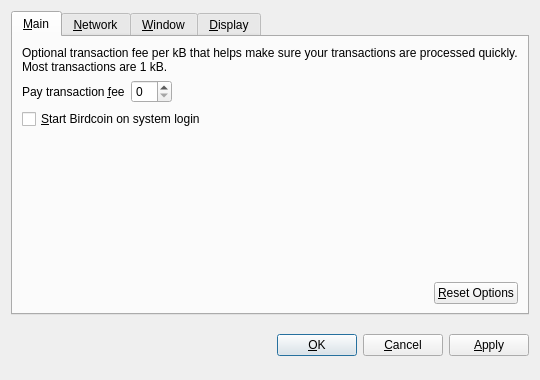
<?xml version="1.0" encoding="UTF-8"?>
<ui version="4.0">
 <class>OptionsDialog</class>
 <widget class="QDialog" name="OptionsDialog">
  <property name="geometry">
   <rect>
    <x>0</x>
    <y>0</y>
    <width>540</width>
    <height>380</height>
   </rect>
  </property>
  <property name="windowTitle">
   <string>Options</string>
  </property>
  <property name="modal">
   <bool>true</bool>
  </property>
  <layout class="QVBoxLayout" name="verticalLayout">
   <item>
    <widget class="QTabWidget" name="tabWidget">
     <property name="tabPosition">
      <enum>QTabWidget::North</enum>
     </property>
     <property name="currentIndex">
      <number>0</number>
     </property>
     <widget class="QWidget" name="tabMain">
      <attribute name="title">
       <string>&amp;Main</string>
      </attribute>
      <layout class="QVBoxLayout" name="verticalLayout_Main">
       <item>
        <widget class="QLabel" name="transactionFeeInfoLabel">
         <property name="text">
          <string>Optional transaction fee per kB that helps make sure your transactions are processed quickly. Most transactions are 1 kB.</string>
         </property>
         <property name="textFormat">
          <enum>Qt::PlainText</enum>
         </property>
         <property name="wordWrap">
          <bool>true</bool>
         </property>
        </widget>
       </item>
       <item>
        <layout class="QHBoxLayout" name="horizontalLayout_1_Main">
         <item>
          <widget class="QLabel" name="transactionFeeLabel">
           <property name="text">
            <string>Pay transaction &amp;fee</string>
           </property>
           <property name="textFormat">
            <enum>Qt::PlainText</enum>
           </property>
           <property name="buddy">
            <cstring>transactionFee</cstring>
           </property>
          </widget>
         </item>
         <item>
          <widget class="BitcoinAmountField" name="transactionFee"/>
         </item>
         <item>
          <spacer name="horizontalSpacer_1_Main">
           <property name="orientation">
            <enum>Qt::Horizontal</enum>
           </property>
           <property name="sizeHint" stdset="0">
            <size>
             <width>40</width>
             <height>20</height>
            </size>
           </property>
          </spacer>
         </item>
        </layout>
       </item>
       <item>
        <widget class="QCheckBox" name="bitcoinAtStartup">
         <property name="toolTip">
          <string>Automatically start Birdcoin after logging in to the system.</string>
         </property>
         <property name="text">
          <string>&amp;Start Birdcoin on system login</string>
         </property>
        </widget>
       </item>
       <item>
        <spacer name="verticalSpacer_Main">
         <property name="orientation">
          <enum>Qt::Vertical</enum>
         </property>
         <property name="sizeHint" stdset="0">
          <size>
           <width>20</width>
           <height>40</height>
          </size>
         </property>
        </spacer>
       </item>
       <item>
        <layout class="QHBoxLayout" name="horizontalLayout_2_Main">
         <item>
          <spacer name="horizontalSpacer_2_Main">
           <property name="orientation">
            <enum>Qt::Horizontal</enum>
           </property>
           <property name="sizeHint" stdset="0">
            <size>
             <width>40</width>
             <height>20</height>
            </size>
           </property>
          </spacer>
         </item>
         <item>
          <widget class="QPushButton" name="resetButton">
           <property name="toolTip">
            <string>Reset all client options to default.</string>
           </property>
           <property name="text">
            <string>&amp;Reset Options</string>
           </property>
           <property name="autoDefault">
            <bool>false</bool>
           </property>
          </widget>
         </item>
        </layout>
       </item>
      </layout>
     </widget>
     <widget class="QWidget" name="tabNetwork">
      <attribute name="title">
       <string>&amp;Network</string>
      </attribute>
      <layout class="QVBoxLayout" name="verticalLayout_Network">
       <item>
        <widget class="QCheckBox" name="mapPortUpnp">
         <property name="toolTip">
          <string>Automatically open the Birdcoin client port on the router. This only works when your router supports UPnP and it is enabled.</string>
         </property>
         <property name="text">
          <string>Map port using &amp;UPnP</string>
         </property>
        </widget>
       </item>
       <item>
        <widget class="QCheckBox" name="connectSocks">
         <property name="toolTip">
          <string>Connect to the Birdcoin network through a SOCKS proxy (e.g. when connecting through Tor).</string>
         </property>
         <property name="text">
          <string>&amp;Connect through SOCKS proxy:</string>
         </property>
        </widget>
       </item>
       <item>
        <layout class="QHBoxLayout" name="horizontalLayout_Network">
         <item>
          <widget class="QLabel" name="proxyIpLabel">
           <property name="text">
            <string>Proxy &amp;IP:</string>
           </property>
           <property name="textFormat">
            <enum>Qt::PlainText</enum>
           </property>
           <property name="buddy">
            <cstring>proxyIp</cstring>
           </property>
          </widget>
         </item>
         <item>
          <widget class="QValidatedLineEdit" name="proxyIp">
           <property name="maximumSize">
            <size>
             <width>140</width>
             <height>16777215</height>
            </size>
           </property>
           <property name="toolTip">
            <string>IP address of the proxy (e.g. 127.0.0.1)</string>
           </property>
          </widget>
         </item>
         <item>
          <widget class="QLabel" name="proxyPortLabel">
           <property name="text">
            <string>&amp;Port:</string>
           </property>
           <property name="textFormat">
            <enum>Qt::PlainText</enum>
           </property>
           <property name="buddy">
            <cstring>proxyPort</cstring>
           </property>
          </widget>
         </item>
         <item>
          <widget class="QLineEdit" name="proxyPort">
           <property name="maximumSize">
            <size>
             <width>55</width>
             <height>16777215</height>
            </size>
           </property>
           <property name="toolTip">
            <string>Port of the proxy (e.g. 9050)</string>
           </property>
          </widget>
         </item>
         <item>
          <widget class="QLabel" name="socksVersionLabel">
           <property name="text">
            <string>SOCKS &amp;Version:</string>
           </property>
           <property name="textFormat">
            <enum>Qt::PlainText</enum>
           </property>
           <property name="buddy">
            <cstring>socksVersion</cstring>
           </property>
          </widget>
         </item>
         <item>
          <widget class="QValueComboBox" name="socksVersion">
           <property name="toolTip">
            <string>SOCKS version of the proxy (e.g. 5)</string>
           </property>
          </widget>
         </item>
         <item>
          <spacer name="horizontalSpacer_Network">
           <property name="orientation">
            <enum>Qt::Horizontal</enum>
           </property>
           <property name="sizeHint" stdset="0">
            <size>
             <width>40</width>
             <height>20</height>
            </size>
           </property>
          </spacer>
         </item>
        </layout>
       </item>
       <item>
        <spacer name="verticalSpacer_Network">
         <property name="orientation">
          <enum>Qt::Vertical</enum>
         </property>
         <property name="sizeHint" stdset="0">
          <size>
           <width>20</width>
           <height>40</height>
          </size>
         </property>
        </spacer>
       </item>
      </layout>
     </widget>
     <widget class="QWidget" name="tabWindow">
      <attribute name="title">
       <string>&amp;Window</string>
      </attribute>
      <layout class="QVBoxLayout" name="verticalLayout_Window">
       <item>
        <widget class="QCheckBox" name="minimizeToTray">
         <property name="toolTip">
          <string>Show only a tray icon after minimizing the window.</string>
         </property>
         <property name="text">
          <string>&amp;Minimize to the tray instead of the taskbar</string>
         </property>
        </widget>
       </item>
       <item>
        <widget class="QCheckBox" name="minimizeOnClose">
         <property name="toolTip">
          <string>Minimize instead of exit the application when the window is closed. When this option is enabled, the application will be closed only after selecting Quit in the menu.</string>
         </property>
         <property name="text">
          <string>M&amp;inimize on close</string>
         </property>
        </widget>
       </item>
       <item>
        <spacer name="verticalSpacer_Window">
         <property name="orientation">
          <enum>Qt::Vertical</enum>
         </property>
         <property name="sizeHint" stdset="0">
          <size>
           <width>20</width>
           <height>40</height>
          </size>
         </property>
        </spacer>
       </item>
      </layout>
     </widget>
     <widget class="QWidget" name="tabDisplay">
      <attribute name="title">
       <string>&amp;Display</string>
      </attribute>
      <layout class="QVBoxLayout" name="verticalLayout_Display">
       <item>
        <layout class="QHBoxLayout" name="horizontalLayout_1_Display">
         <item>
          <widget class="QLabel" name="langLabel">
           <property name="text">
            <string>User Interface &amp;language:</string>
           </property>
           <property name="textFormat">
            <enum>Qt::PlainText</enum>
           </property>
           <property name="buddy">
            <cstring>lang</cstring>
           </property>
          </widget>
         </item>
         <item>
          <widget class="QValueComboBox" name="lang">
           <property name="toolTip">
            <string>The user interface language can be set here. This setting will take effect after restarting Birdcoin.</string>
           </property>
          </widget>
         </item>
        </layout>
       </item>
       <item>
        <layout class="QHBoxLayout" name="horizontalLayout_2_Display">
         <item>
          <widget class="QLabel" name="unitLabel">
           <property name="text">
            <string>&amp;Unit to show amounts in:</string>
           </property>
           <property name="textFormat">
            <enum>Qt::PlainText</enum>
           </property>
           <property name="buddy">
            <cstring>unit</cstring>
           </property>
          </widget>
         </item>
         <item>
          <widget class="QValueComboBox" name="unit">
           <property name="toolTip">
            <string>Choose the default subdivision unit to show in the interface and when sending coins.</string>
           </property>
          </widget>
         </item>
        </layout>
       </item>
       <item>
        <widget class="QCheckBox" name="displayAddresses">
         <property name="toolTip">
          <string>Whether to show Birdcoin addresses in the transaction list or not.</string>
         </property>
         <property name="text">
          <string>&amp;Display addresses in transaction list</string>
         </property>
        </widget>
       </item>
       <item>
        <widget class="QCheckBox" name="coinControlFeatures">
         <property name="toolTip">
          <string>Whether to show coin control features or not.</string>
         </property>
         <property name="text">
          <string>Display coin &amp;control features (experts only!)</string>
         </property>
        </widget>
       </item>
       <item>
        <spacer name="verticalSpacer_Display">
         <property name="orientation">
          <enum>Qt::Vertical</enum>
         </property>
         <property name="sizeHint" stdset="0">
          <size>
           <width>20</width>
           <height>40</height>
          </size>
         </property>
        </spacer>
       </item>
      </layout>
     </widget>
    </widget>
   </item>
   <item>
    <layout class="QHBoxLayout" name="horizontalLayout_Buttons">
     <item>
      <spacer name="horizontalSpacer_1">
       <property name="orientation">
        <enum>Qt::Horizontal</enum>
       </property>
       <property name="sizeHint" stdset="0">
        <size>
         <width>40</width>
         <height>48</height>
        </size>
       </property>
      </spacer>
     </item>
     <item>
      <widget class="QLabel" name="statusLabel">
       <property name="font">
        <font>
         <weight>75</weight>
         <bold>true</bold>
        </font>
       </property>
       <property name="text">
        <string/>
       </property>
       <property name="textFormat">
        <enum>Qt::PlainText</enum>
       </property>
       <property name="wordWrap">
        <bool>true</bool>
       </property>
      </widget>
     </item>
     <item>
      <spacer name="horizontalSpacer_2">
       <property name="orientation">
        <enum>Qt::Horizontal</enum>
       </property>
       <property name="sizeHint" stdset="0">
        <size>
         <width>40</width>
         <height>48</height>
        </size>
       </property>
      </spacer>
     </item>
     <item>
      <widget class="QPushButton" name="okButton">
       <property name="text">
        <string>&amp;OK</string>
       </property>
      </widget>
     </item>
     <item>
      <widget class="QPushButton" name="cancelButton">
       <property name="text">
        <string>&amp;Cancel</string>
       </property>
       <property name="autoDefault">
        <bool>false</bool>
       </property>
      </widget>
     </item>
     <item>
      <widget class="QPushButton" name="applyButton">
       <property name="text">
        <string>&amp;Apply</string>
       </property>
       <property name="autoDefault">
        <bool>false</bool>
       </property>
      </widget>
     </item>
    </layout>
   </item>
  </layout>
 </widget>
 <customwidgets>
  <customwidget>
   <class>BitcoinAmountField</class>
   <extends>QSpinBox</extends>
   <header>bitcoinamountfield.h</header>
  </customwidget>
  <customwidget>
   <class>QValueComboBox</class>
   <extends>QComboBox</extends>
   <header>qvaluecombobox.h</header>
  </customwidget>
  <customwidget>
   <class>QValidatedLineEdit</class>
   <extends>QLineEdit</extends>
   <header>qvalidatedlineedit.h</header>
  </customwidget>
 </customwidgets>
 <resources/>
 <connections/>
</ui>
